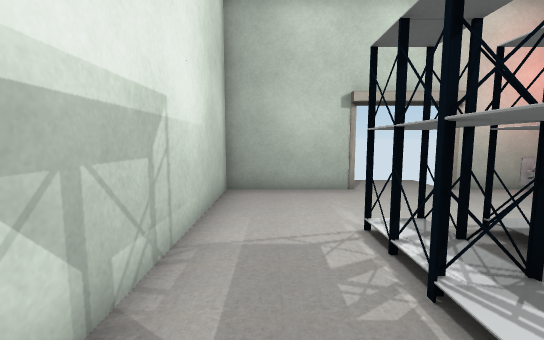
View 1 (above)

19 first-person views from a walk through a 3-D level made in the Unity game engine. The camera is 1.5 m above the floor, tilts 6° down and sees 90° across. The floor is counted in squares, 1 m on a side. Each view is taken from the middle of a square. On the plan, view 1 faces up. The plan holds only what a view shows up to about 14 squares ahead; the rest is blank. The player character is not drawn. Door leaves are left out, so doorways stand open. Some surface patterns are stand-ins.

View 2
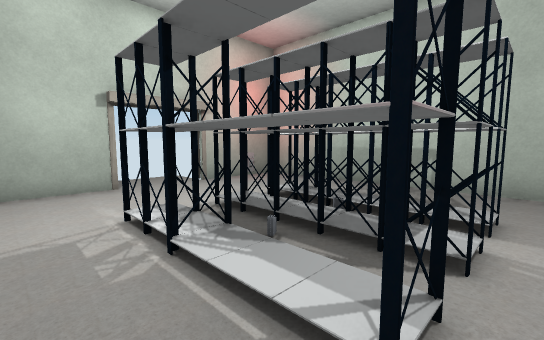

View 3
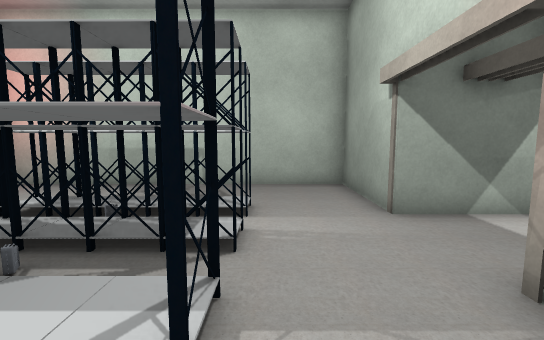

View 4
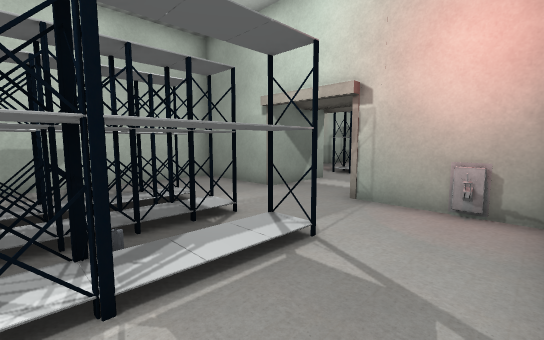

View 5
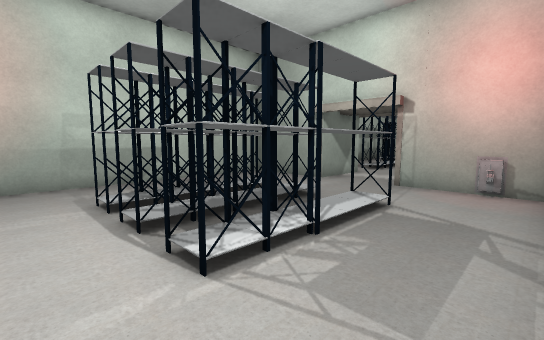

View 6
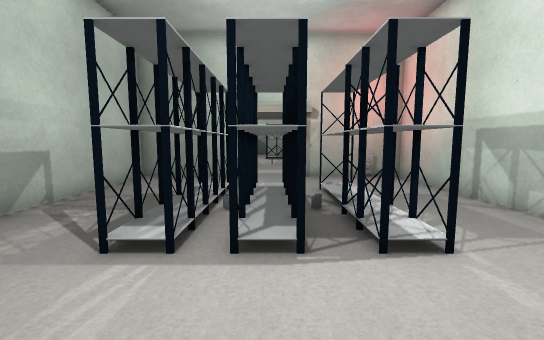

View 7
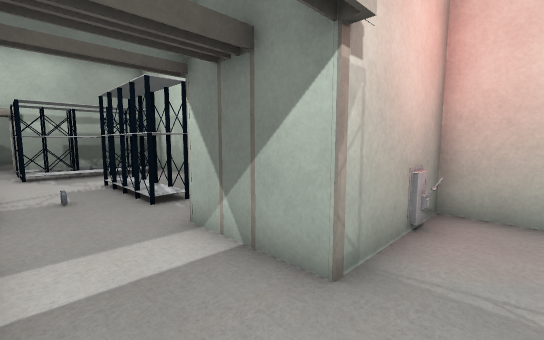

View 8
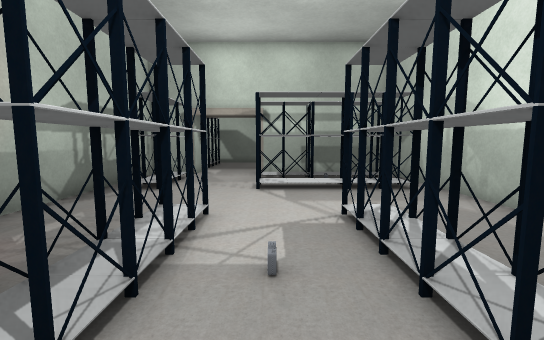

View 9
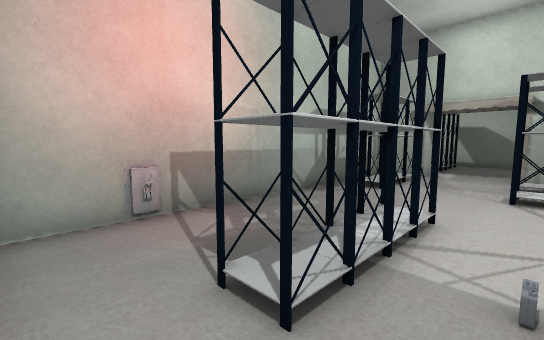

View 10
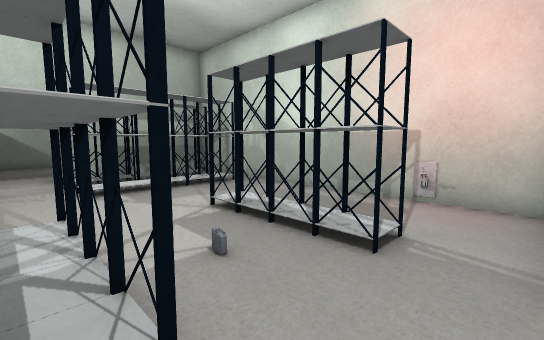

View 11
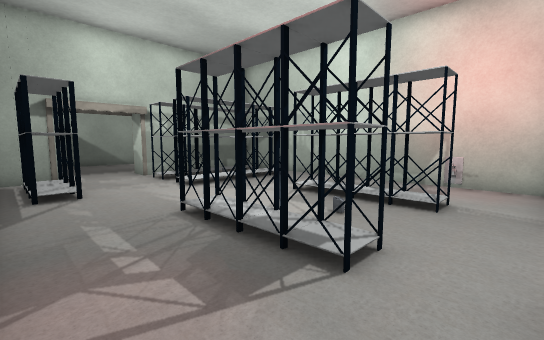

View 12
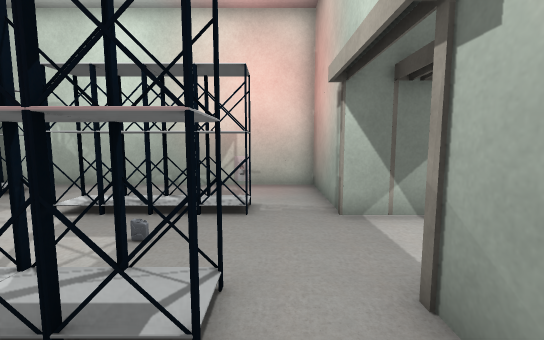

View 13
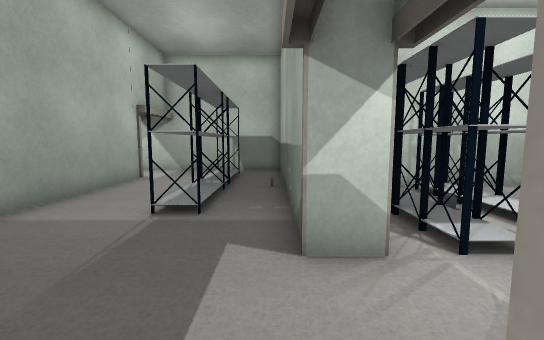

View 14
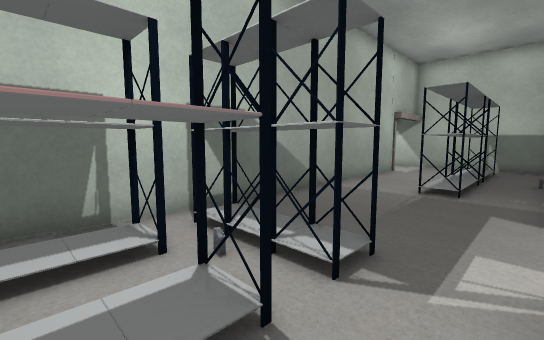

View 15
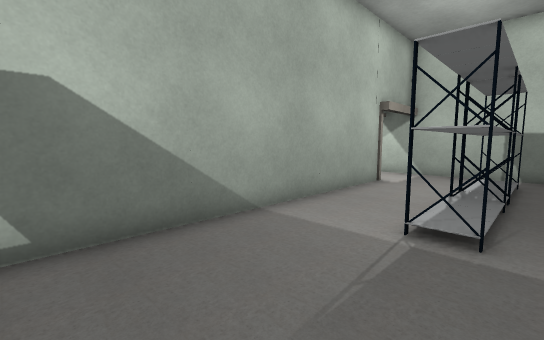

View 16
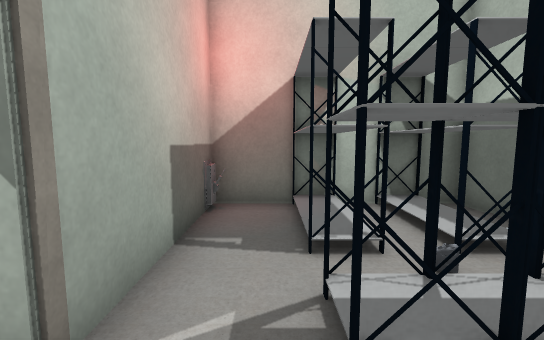

View 17
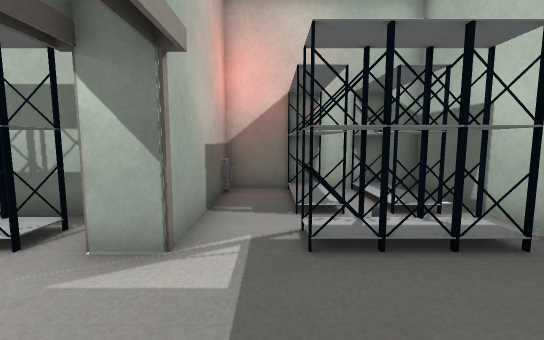

View 18
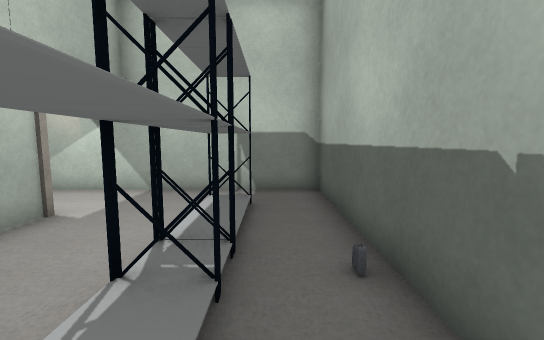

View 19
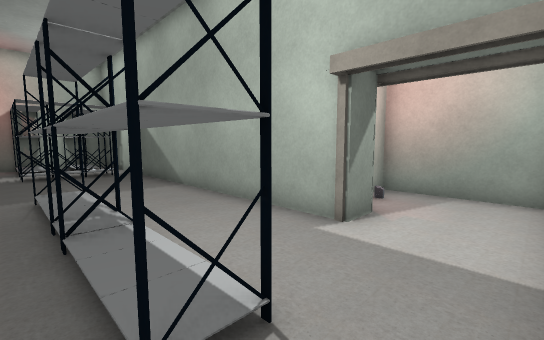

### Floor plan
Ten units are one square. View 1 is at (0, 0); x grows to the right and y downward. Boxes are objects, and circles mark ways between rooms. Rooms are numbered by the first view taken in them; rooms with no view inside come last. Other rooms are left out.
<svg viewBox="-69 -100 199 375">
<path fill="none" stroke="#000" d="M26 -84 -14 -84 -14 35 26 35M55 35 95 35 95 -80M91 -84 55 -84M26 66 -14 66 -14 195 46 195M68 66 55 66M75 195 95 195 95 69M46 206 -64 206 -64 270M-35 265 125 265 125 206 75 206"/>
<rect x="-5" y="25" width="10" height="10" fill="#bbb"><title>lever</title></rect>
<rect x="15" y="-15" width="10" height="20" fill="#bbb"><title>other object</title></rect>
<rect x="15" y="-35" width="10" height="20" fill="#bbb"><title>other object</title></rect>
<rect x="15" y="-45" width="10" height="10" fill="#bbb"><title>other object</title></rect>
<rect x="35" y="-5" width="10" height="10" fill="#bbb"><title>other object</title></rect>
<rect x="35" y="-15" width="10" height="10" fill="#bbb"><title>other object</title></rect>
<rect x="35" y="-25" width="10" height="10" fill="#bbb"><title>other object</title></rect>
<rect x="35" y="-35" width="10" height="10" fill="#bbb"><title>other object</title></rect>
<rect x="35" y="-45" width="10" height="10" fill="#bbb"><title>other object</title></rect>
<rect x="55" y="-5" width="10" height="10" fill="#bbb"><title>other object</title></rect>
<rect x="55" y="-15" width="10" height="10" fill="#bbb"><title>other object</title></rect>
<rect x="55" y="-25" width="10" height="10" fill="#bbb"><title>other object</title></rect>
<rect x="55" y="-35" width="10" height="10" fill="#bbb"><title>other object</title></rect>
<rect x="55" y="-45" width="10" height="10" fill="#bbb"><title>other object</title></rect>
<rect x="75" y="-95" width="10" height="20" fill="#bbb"><title>lever</title></rect>
<rect x="-25" y="85" width="20" height="10" fill="#bbb"><title>lever</title></rect>
<rect x="-5" y="175" width="30" height="10" fill="#bbb"><title>other object</title></rect>
<rect x="-5" y="155" width="10" height="10" fill="#bbb"><title>other object</title></rect>
<rect x="5" y="155" width="20" height="10" fill="#bbb"><title>other object</title></rect>
<rect x="15" y="115" width="10" height="10" fill="#bbb"><title>other object</title></rect>
<rect x="15" y="105" width="10" height="10" fill="#bbb"><title>other object</title></rect>
<rect x="15" y="95" width="10" height="10" fill="#bbb"><title>other object</title></rect>
<rect x="15" y="85" width="10" height="10" fill="#bbb"><title>other object</title></rect>
<rect x="25" y="175" width="10" height="10" fill="#bbb"><title>other object</title></rect>
<rect x="25" y="155" width="20" height="10" fill="#bbb"><title>other object</title></rect>
<rect x="35" y="175" width="10" height="10" fill="#bbb"><title>other object</title></rect>
<rect x="55" y="115" width="10" height="10" fill="#bbb"><title>other object</title></rect>
<rect x="55" y="105" width="10" height="10" fill="#bbb"><title>other object</title></rect>
<rect x="55" y="95" width="10" height="10" fill="#bbb"><title>other object</title></rect>
<rect x="55" y="85" width="10" height="10" fill="#bbb"><title>other object</title></rect>
<rect x="75" y="175" width="10" height="10" fill="#bbb"><title>other object</title></rect>
<rect x="75" y="165" width="10" height="10" fill="#bbb"><title>other object</title></rect>
<rect x="75" y="155" width="10" height="10" fill="#bbb"><title>other object</title></rect>
<rect x="85" y="85" width="10" height="10" fill="#bbb"><title>lever</title></rect>
<rect x="-45" y="225" width="30" height="10" fill="#bbb"><title>other object</title></rect>
<rect x="-15" y="225" width="10" height="10" fill="#bbb"><title>other object</title></rect>
<rect x="-5" y="225" width="30" height="10" fill="#bbb"><title>other object</title></rect>
<rect x="75" y="245" width="10" height="10" fill="#bbb"><title>other object</title></rect>
<rect x="75" y="235" width="10" height="10" fill="#bbb"><title>other object</title></rect>
<rect x="75" y="225" width="10" height="10" fill="#bbb"><title>other object</title></rect>
<rect x="95" y="245" width="30" height="10" fill="#bbb"><title>other object</title></rect>
<rect x="95" y="225" width="30" height="10" fill="#bbb"><title>other object</title></rect>
<rect x="115" y="205" width="10" height="10" fill="#bbb"><title>lever</title></rect>
<circle cx="40" cy="50" r="3" fill="#2a7"/>
<circle cx="60" cy="200" r="3" fill="#2a7"/>
<text x="40" y="-30">1</text>
<text x="40" y="130">2</text>
<text x="30" y="230">3</text>
</svg>
Room 1 opens to room 2. Room 2 opens to room 3.

Where each view was taken, in squares from view 1:
view 1: 0 up, 0 right, facing up
view 2: 1 down, 0 right, facing up-right
view 3: 1 down, 0 right, facing right
view 4: 3 up, 1 left, facing down-right
view 5: 6 up, 1 left, facing down-right
view 6: 8 up, 4 right, facing down
view 7: 2 down, 5 right, facing down-left
view 8: 7 down, 4 right, facing down
view 9: 7 down, 4 right, facing down-right
view 10: 7 down, 6 right, facing down-left
view 11: 7 down, 9 right, facing down-left
view 12: 8 down, 8 right, facing left
view 13: 21 down, 8 right, facing left
view 14: 21 down, 11 right, facing down-left
view 15: 22 down, 7 right, facing down-left
view 16: 22 down, 6 right, facing right
view 17: 22 down, 4 right, facing right
view 18: 22 down, 2 right, facing left
view 19: 22 down, 6 left, facing down-right
